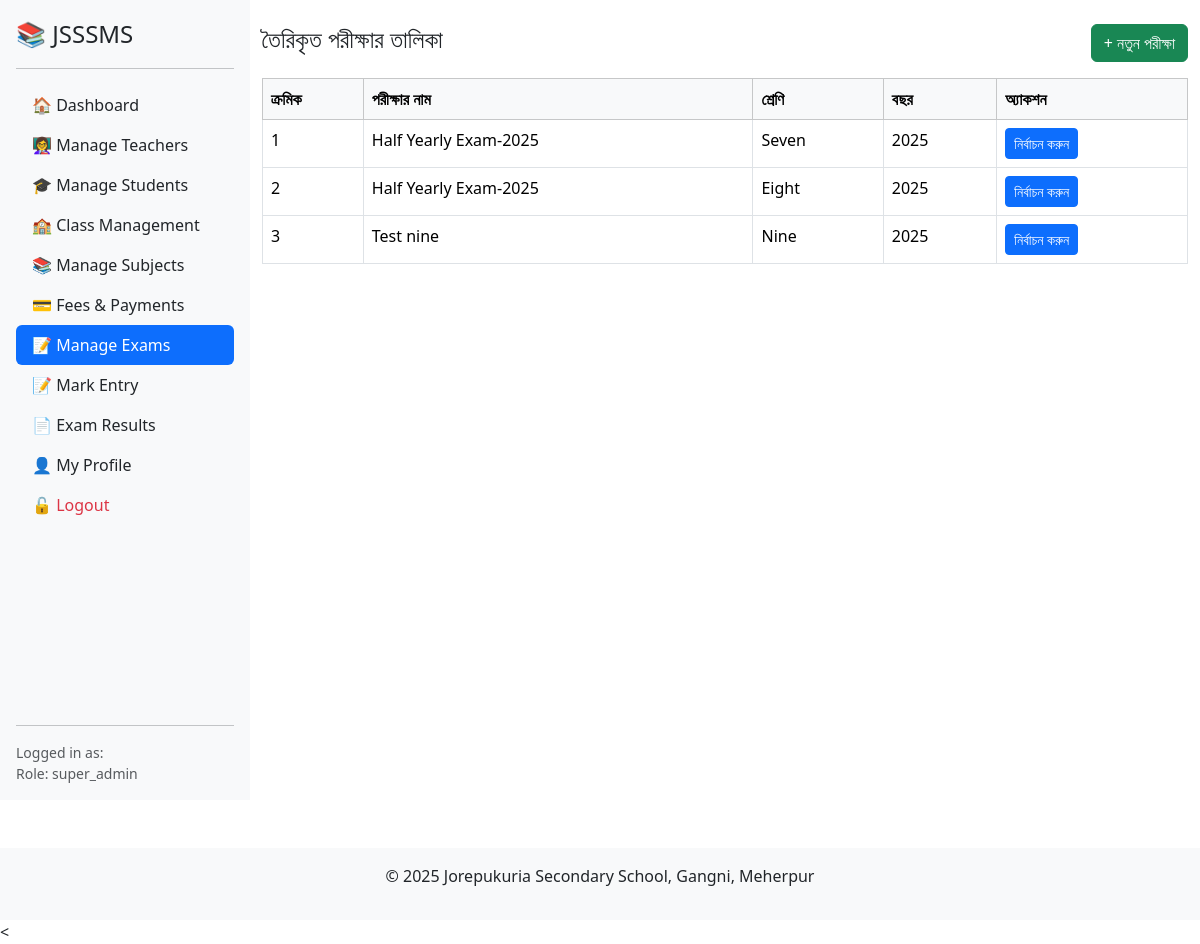
Screenshot of /settings/manage_exams.php (signed in) with the database file from the repository.
### tables this page shows
CREATE TABLE `exams` (
  `id` int(11) NOT NULL,
  `exam_name` varchar(100) DEFAULT NULL,
  `exam_type` varchar(255) DEFAULT NULL,
  `class_id` int(11) DEFAULT NULL,
  `created_by` varchar(50) DEFAULT NULL,
  `created_at` timestamp NOT NULL DEFAULT current_timestamp()
);

CREATE TABLE `classes` (
  `id` int(11) NOT NULL,
  `class_name` varchar(50) NOT NULL,
  `class_code` varchar(2) NOT NULL
);

### settings/manage_exams.php (the view, shortened to what this page needs)
<?php
include '../config/db.php';
include '../includes/header.php';
?>
<div class="d-flex">
<?php include '../includes/sidebar.php'; ?>
<div class="container mt-4">
    <div class="d-flex justify-content-between align-items-center mb-3">
        <h4>তৈরিকৃত পরীক্ষার তালিকা</h4>
        <a href="create_exam.php" class="btn btn-success">+ নতুন পরীক্ষা</a>
    </div>
    <table class="table table-bordered table-hover">
        <thead class="table-light">
            <tr>
                <th>ক্রমিক</th>
                <th>পরীক্ষার নাম</th>
                <th>শ্রেণি</th>
                <th>বছর</th>
                <th>অ্যাকশন</th>
            </tr>
        </thead>
        <tbody>
            <?php
            $sql = "SELECT exams.id, exams.exam_name, exams.class_id, classes.class_name
                    FROM exams
                    JOIN classes ON exams.class_id = classes.id
                    ORDER BY exams.exam_name ASC";
            $result = $conn->query($sql);
            $i = 1;
            while ($row = $result->fetch_assoc()):
                $year = date('Y');
            ?>
            <tr>
                <td><?= $i++ ?></td>
                <td><?= htmlspecialchars($row['exam_name']) ?></td>
                <td><?= htmlspecialchars($row['class_name']) ?></td>
                <td><?php echo $year; ?></td>
                <td>
<div class="custom-dropdown">
    <button class="btn btn-sm btn-primary" onclick="toggleDropdown(this)">নির্বাচন করুন</button>
</div>
                </td>
            </tr>
            <?php endwhile; ?>
        </tbody>
    </table>
</div>
</div>
<?php include '../includes/footer.php'; ?>

### settings/manage_exams.php (style rules this page uses)
.custom-dropdown { position: relative; display: inline-block; }

### rows the page displays
exams: exam_name "Half Yearly Exam-2025", class.class_name "Seven", year "2025"
exams: exam_name "Half Yearly Exam-2025", class.class_name "Eight", year "2025"
exams: exam_name "Test nine", class.class_name "Nine", year "2025"

### other values shown
$_SESSION['role'] "super_admin"
